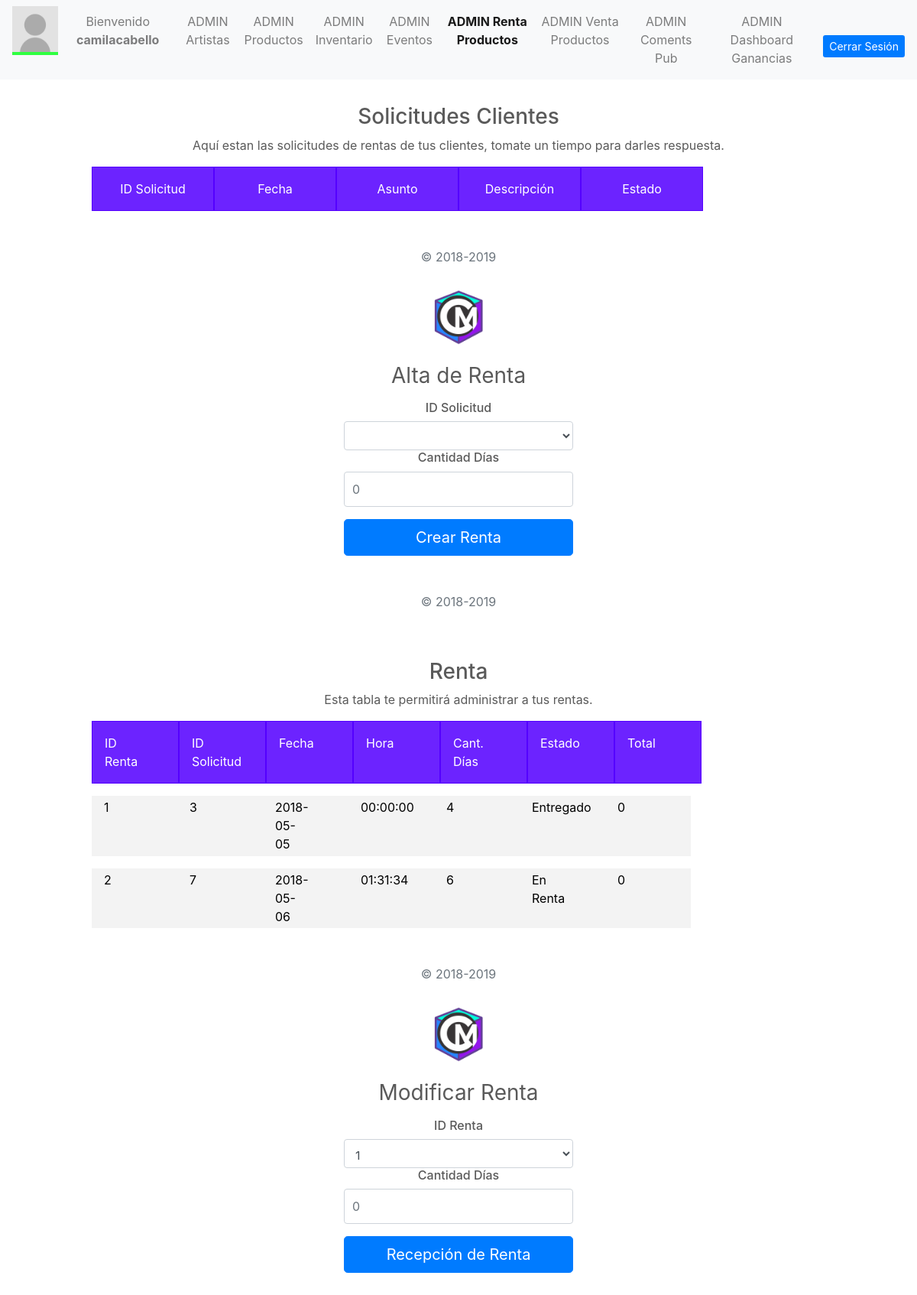
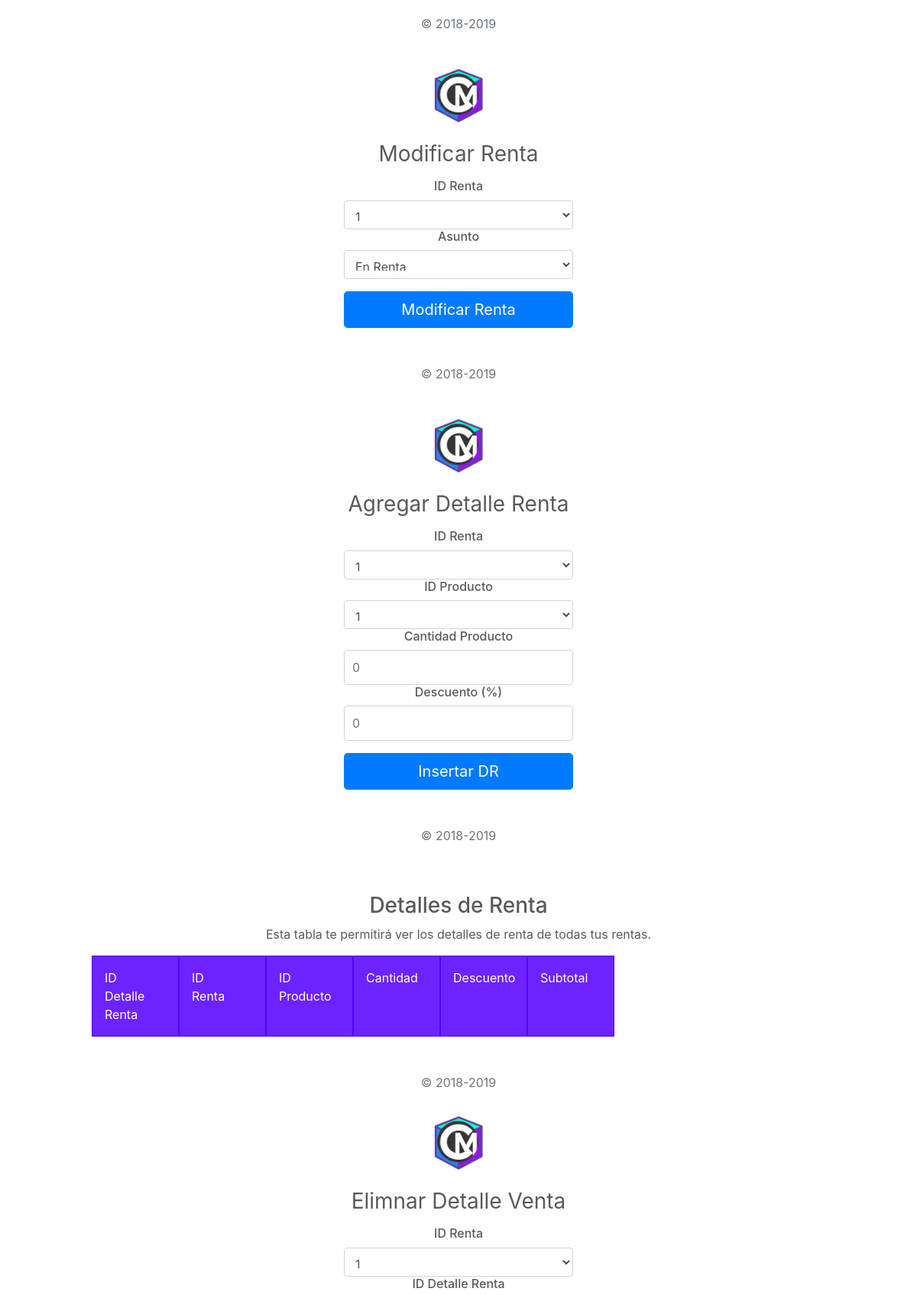
The app's page /UserAdmin/AdminRenta.php (signed in, upper part) with its own data (2 pictures, top to bottom).
### tables this page shows
CREATE TABLE `renta` (
  `idRenta` int(11) NOT NULL,
  `idSolicitud` int(11) NOT NULL,
  `fecha` date NOT NULL,
  `hora` time NOT NULL,
  `cantDias` int(11) NOT NULL,
  `estado` varchar(50) NOT NULL,
  `total` float NOT NULL
);

### PHP/DBConexion.php (called while the page is built, shortened)
<?php
class User
{
    private $db;
    public function __construct($host, $port, $dbname, $dbuser, $password) {
        $dsn = "mysql:host=$host; dbname=$dbname;";
        try{
            $this->db = new PDO($dsn, $dbuser, $password);
            $this->db->setAttribute(PDO::ATTR_ERRMODE,PDO::ERRMODE_EXCEPTION);
        }
        catch(PDOException $ex)
        {
            echo 'Error en conexión con la conecion a la BD' . $ex.getMessage();
            die();
        }
    }
    public function consultProdInvent(){
        try {
            $sql = "SELECT `idProducto` FROM `inventario`";
            $invents = $this->db->prepare($sql);
            $invents->execute();
            $table = $invents;
            return $table;
        }
        catch (PDOException $ex) {
            echo "Error al obtener los productos de inventario." . $ex->getMessage();
        }
    }
    public function consultRenta(){
        try {
            $sql = "SELECT * FROM `renta`";
            $rents = $this->db->prepare($sql);
            $rents->execute();
            $table = $rents;
            return $table;
        }
        catch (PDOException $ex) {
            echo "Error al obtener la tabla de Renta." . $ex->getMessage();
        }
    }
}

### PHP/ConsultSolicRenta.php (called while the page is built, shortened)
<?php
include 'DBconexion.php';
$consult = new User("localhost", "", "dbcirculomusical", "root", "");
$consultR0 = $consult->consultRenta();
$consultR = $consult->consultRenta();
$consultR1 = $consult->consultRenta();
$consultR2 = $consult->consultRenta();
$consultR3 = $consult->consultRenta();
$consultIDP = $consult->consultProdInvent();
?>

### UserAdmin/AdminRenta.php (the view, shortened to what this page needs)
<?php
    include '../PHP/ConsultSolicRenta.php';
?>
  <!doctype html>
  <html lang="en">
  <head>
    <link href="../bootstrap/dist/css/bootstrap.min.css" rel="stylesheet">
    <link href="adminStyle.css" rel="stylesheet">
    <link href="grid.css" rel="stylesheet">
  </head>
  <body class="text-center">
    <nav class="navbar navbar-expand-md navbar-light bg-light">
      <div class="collapse navbar-collapse" id="navbarCollapse">
        <ul class="navbar-nav mr-auto">
          <li>
            <img src="../resources/userImage.jpg">
          </li>
          <li class="nav-item">
            <p class="nav-link nameUser">
              <?php
                      echo "Bienvenido ". "<b>{$_SESSION['loginuser']}</b>";
                  ?>
            </p>
          </li>
          <li class="nav-item ">
            <a class="nav-link" href="../UserAdmin/AdminArtist.php">ADMIN Artistas</a>
          </li>
          <li class="nav-item">
            <a class="nav-link" href="../UserAdmin/AdminProducts.php">ADMIN Productos</a>
          </li>
          <li class="nav-item ">
            <a class="nav-link" href="../UserAdmin/AdminInvent.php">ADMIN Inventario</a>
          </li>
          <li class="nav-item ">
            <a class="nav-link" href="../UserAdmin/AdminEvents.php">ADMIN Eventos</a>
          </li>
          <li class="nav-item active font-weight-bold">
            <a class="nav-link" href="../UserAdmin/AdminRenta.php">ADMIN Renta Productos</a>
          </li>
          <li class="nav-item">
            <a class="nav-link" href="../UserAdmin/AdminVenta.php">ADMIN Venta Productos</a>
          </li>
          <li class="nav-item ">
            <a class="nav-link" href="../UserAdmin/AdminComents.php">ADMIN Coments Pub</a>
          </li>
          <li class="nav-item ">
            <a class="nav-link" href="../UserAdmin/AdminDashboard.php">ADMIN Dashboard Ganancias</a>
          </li>
        </ul>
        <a class="btn btn-sm  btn-primary btnLogin" href="../PHP/DBCloseConexion.php">Cerrar Sesión</a>
      </div>
    </nav>
    <div class="table-consult">
      <h3>Solicitudes Clientes</h3>
      <p>Aquí estan las solicitudes de rentas de tus clientes, tomate un tiempo para darles respuesta.</p>
      <div class="row">
        <div class="col-md-2 headerTableA">ID Solicitud</div>
        <div class="col-md-2 headerTableA">Fecha</div>
        <div class="col-md-2 headerTableA">Asunto</div>
        <div class="col-md-2 headerTableA">Descripción</div>
        <div class="col-md-2 headerTableA">Estado</div>
      </div>
        <p class="mt-5 mb-3 text-muted">&copy; 2018-2019</p>
    </div>
  <form class="form-signin" action="../PHP/InsertRent.php" method="POST">
      <a href="../Cover/Cover.html">
        <img class="mb-4" src="../resources/iconCM.png" alt="" width="72" height="72">
      </a>
      <h1 class="h3 mb-3 font-weight-normal">Alta de Renta</h1>
      <h6>ID Solicitud</h6>
      <select name="idSolic" class="form-control" required autofocus>
      </select>
      <h6>Cantidad Días</h6>
      <input type="number" placeholder="0" min="0" name="cantDias" class="form-control" required>
      <button class="btn btn-lg btn-primary btn-block" type="submit">Crear Renta</button>
      <p class="mt-5 mb-3 text-muted">&copy; 2018-2019</p>
    </form>
    <div class="table-consult">
      <h3>Renta</h3>
      <p>Esta tabla te permitirá administrar a tus rentas.</p>
      <div class="row">
        <div class="col-1 headerTableA">ID Renta</div>
        <div class="col-1 headerTableA">ID Solicitud</div>
        <div class="col-1 headerTableA">Fecha</div>
        <div class="col-1 headerTableA">Hora</div>
        <div class="col-1 headerTableA">Cant. Días</div>
        <div class="col-1 headerTableA">Estado</div>
        <div class="col-1 headerTableA">Total</div>
      </div>
      <?php
        while($v = $consultR->fetch(PDO::FETCH_ASSOC))
        {
          echo '<div class="row"> <div class="col-1">'.$v['idRenta'].'</div> <div class="col-1">'.$v['idSolicitud'].'</div> <div class="col-1">'.$v['fecha'].'</div> <div class="col-1">'.$v['hora'].'</div> <div class="col-1">'.$v['cantDias'].'</div> <div class="col-1">'.$v['estado'].'</div> <div class="col-1">'.$v['total'].'</div> </div>';
        }
      ?>
        <p class="mt-5 mb-3 text-muted">&copy; 2018-2019</p>
    </div>
    <form class="form-signin" action="../PHP/UpdateRent.php" method="POST">
      <a href="../Cover/Cover.html">
        <img class="mb-4" src="../resources/iconCM.png" alt="" width="72" height="72">
      </a>
      <h1 class="h3 mb-3 font-weight-normal">Modificar Renta</h1>
      <h6>ID Renta</h6>
      <select name="idRent" class="form-control" required autofocus>
        <?php
        while($d = $consultR1->fetch(PDO::FETCH_ASSOC))
        {
          echo'<option value='.$d['idRenta'].'>'.$d['idRenta'] .' </option>';
        }
      ?>
      </select>
      <h6>Cantidad Días</h6>
      <input type="number" placeholder="0" min="0" name="cantDias" class="form-control" required>
      <button class="btn btn-lg btn-primary btn-block" type="submit">Recepción de Renta</button>
      <p class="mt-5 mb-3 text-muted">&copy; 2018-2019</p>
    </form>
    <form class="form-signin" action="../PHP/UpdateRentEstado.php" method="POST">
      <a href="../Cover/Cover.html">
        <img class="mb-4" src="../resources/iconCM.png" alt="" width="72" height="72">
      </a>
      <h1 class="h3 mb-3 font-weight-normal">Modificar Renta</h1>
      <h6>ID Renta</h6>
      <select name="idRent" class="form-control" required autofocus>
        <?php
        while($d = $consultR0->fetch(PDO::FETCH_ASSOC))
        {
          echo'<option value='.$d['idRenta'].'>'.$d['idRenta'] .' </option>';
        }
      ?>
      </select>
      <h6>Asunto</h6>
      <select name="estadoRent" class="form-control" required autofocus>
        <option value="En Renta">En Renta</option>
      </select>
      <button class="btn btn-lg btn-primary btn-block" type="submit">Modificar Renta</button>
      <p class="mt-5 mb-3 text-muted">&copy; 2018-2019</p>
    </form>
    <form class="form-signin" action="../PHP/InsertDR.php" method="POST">
      <a href="../Cover/Cover.html">
        <img class="mb-4" src="../resources/iconCM.png" alt="" width="72" height="72">
      </a>
      <h1 class="h3 mb-3 font-weight-normal">Agregar Detalle Renta</h1>
      <h6>ID Renta</h6>
      <select name="idRent" class="form-control" required autofocus>
        <?php
        while($r = $consultR3->fetch(PDO::FETCH_ASSOC))
        {
          echo'<option value='.$r['idRenta'].'>'.$r['idRenta'] .' </option>';
        }
      ?>
      </select>
      <h6>ID Producto</h6>
      <select name="idProd" class="form-control" required autofocus>
        <?php
        while($p = $consultIDP->fetch(PDO::FETCH_ASSOC))
        {
          echo'<option value='.$p['idProducto'].'>'.$p['idProducto'] .' </option>';
        }
      ?>
      </select>
      <h6>Cantidad Producto</h6>
      <input type="number" placeholder="0" min="0" name="cantProd" class="form-control" required>
      <h6>Descuento (%)</h6>
      <input type="number" placeholder="0" min="0" name="cantDesc" class="form-control" required>
      <button class="btn btn-lg btn-primary btn-block" type="submit">Insertar DR</button>
      <p class="mt-5 mb-3 text-muted">&copy; 2018-2019</p>
    </form>
    <div class="table-consult">
      <h3>Detalles de Renta</h3>
      <p>Esta tabla te permitirá ver los detalles de renta de todas tus rentas.</p>
      <div class="row">
        <div class="col-1 headerTableA">ID Detalle Renta</div>
        <div class="col-1 headerTableA">ID Renta</div>
        <div class="col-1 headerTableA">ID Producto</div>
        <div class="col-1 headerTableA">Cantidad</div>
        <div class="col-1 headerTableA">Descuento</div>
        <div class="col-1 headerTableA">Subtotal</div>
      </div>
        <p class="mt-5 mb-3 text-muted">&copy; 2018-2019</p>
    </div>
    <form class="form-signin" action="../PHP/DeleteDR.php" method="POST">
      <a href="../Cover/Cover.html">
        <img class="mb-4" src="../resources/iconCM.png" alt="" width="72" height="72">
      </a>
      <h1 class="h3 mb-3 font-weight-normal">Elimnar Detalle Venta</h1>
      <h6>ID Renta</h6>
      <select name="idR" class="form-control" required autofocus>
        <?php
        while($r = $consultR2->fetch(PDO::FETCH_ASSOC))
        {
          echo'<option value='.$r['idRenta'].'>'.$r['idRenta'] .' </option>';
        }
      ?>
      </select>
      <h6>ID Detalle Renta</h6>
      </form>
  </body>
  </html>

### UserAdmin/adminStyle.css (style rules this page uses)
.navbar img { height: 4rem; border-bottom: 0.3rem solid rgb(47, 255, 64); }
body { color: #5a5a5a; }
.nameUser { margin: 0 1rem; }
.btn { margin-top: 1rem; }
.btnSignup, .btnLogin { border: none; margin-left: 0.5rem; }
.form-signin { width: 100%; max-width: 330px; padding: 15px; margin: auto; }
.form-signin .form-control { position: relative; box-sizing: border-box; height: auto; padding: 10px; font-size: 16px; }

### UserAdmin/grid.css (style rules this page uses)
.table-consult { width: 100%; }
h3 { margin-top: 2rem; }
.row { width: 80%; margin: 0 auto; margin-bottom: 1rem; }
.col-1 { padding-left: 1rem; padding-right: 6rem; text-align: center; }
[class*="col-"] { color:white; padding-top: 0.2rem; padding-bottom: 0.2rem; background-color: rgba(230, 230, 230, 0.479); border: rgba(230, 230, 230, 0.479); color: black; }
.headerTableA { background-color: rgba(85, 0, 255, 0.863); border: 1px solid #5400FF; color:white; padding-top: 1rem; padding-bottom: 1rem; }

### records on screen
renta: idRenta "1", idSolicitud "3", fecha "2018-05-05", hora "00:00:00", cantDias "4", estado "Entregado", total "0"
renta: idRenta "2", idSolicitud "7", fecha "2018-05-06", hora "01:31:34", cantDias "6", estado "En Renta", total "0"

### other values on screen
$_SESSION['loginuser'] "camilacabello"
form field idRent "1"
form field idProd "1"
form field idR "1"
